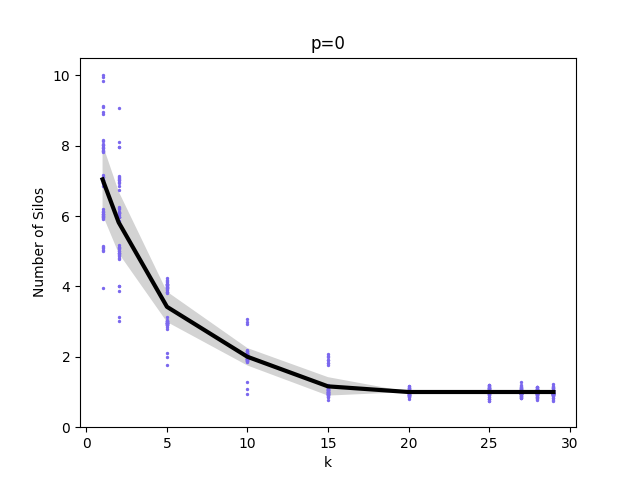

Recreate this plot in Python.
from GMMExperiment import *
import pandas as pd
import matplotlib.pyplot as plt

from tqdm import tqdm
from joblib import delayed, Parallel
import pickle

if __name__ == '__main__':
    rng = np.random.default_rng(1)
    generate = False
    save_file = 'figure3.p'
    n_replicates = 50
    T = 80

    n_agents_list = [30]

    p_mirror_list = [0]
    rag_size = 5

    sigma = 0.2
    epsilon = 1e-12

    n_neighbors_list_dict = {30: [1,2,5,10,15,20,25,27,28,29]}

    parameter_dict = {}
    results_dict = {}
    if generate:
        for n_agents in tqdm(n_agents_list):
            n_neighbors_list = n_neighbors_list_dict[n_agents]
            n_components = n_agents

            # initialization
            initial_weights = epsilon/n_components*np.ones((n_agents, n_components))
            for i in range(n_agents):
                initial_weights[i][i] = 1-epsilon
            gmm_means = np.array([i for i in range(n_agents)])
            gmm_stddev = np.array([sigma for _ in range(n_agents)])
            """
            gmm_weights_history = experiment(T, p_mirror, n_neighbors, 
                                             rag_size, initial_weights, 
                                             gmm_means, gmm_stddev,
                                             seed=rng.spawn(1))
            """
            parameter_dict[n_agents] = {}
            results_dict[n_agents] = {}
            for p_mirror in tqdm(p_mirror_list):
                parameter_dict[n_agents][p_mirror] = {}
                results_dict[n_agents][p_mirror] = {}
                for n_neighbors in tqdm(n_neighbors_list):
                    interaction_parameters = (p_mirror, n_neighbors, rag_size)

                    parameter_list = []
                    for _ in range(n_replicates):
                        initial_gmm_parameters = (initial_weights, gmm_means, 
                                                  gmm_stddev)
                        parameter_list.append(initial_gmm_parameters)
                    f = lambda x: experiment(T, p_mirror, n_neighbors, rag_size, 
                                             initial_weights, gmm_means, 
                                             gmm_stddev)
                    parameter_dict[n_agents][p_mirror][n_neighbors] = parameter_list
                    results_dict[n_agents][p_mirror][n_neighbors] = Parallel(
                        n_jobs=-1)(delayed(f)(x) 
                        for x in parameter_dict[n_agents][p_mirror][n_neighbors])
        pickle.dump(results_dict, open(save_file, 'wb'))
    else:
        df = pd.read_pickle('figure3.p')
        T = 80
        n_agents = 30
        p = 0.0
        k = 10
        # Compute siloes at each time step
        OUTPUT = []
        for p in [0.0]:
            for k in [1,2,5,10,15,20,25,27,28,29]:
                for v in np.arange(50):
                    gmm_weights_history = df[30][p][k][v]
                    IDs = []
                    for t in range(T+1):
                        ids = []
                        for i in range(n_agents):
                            ids.append(np.argmax(gmm_weights_history[t][i]))
                        IDs.append(ids)
                    IDs = pd.DataFrame(IDs)

                    output = [p,k,v,len(set(IDs.iloc[-1])),len(set(IDs.iloc[-2])),len(set(IDs.iloc[-3])),len(set(IDs.iloc[-4]))
                              ,len(set(IDs.iloc[-5])),np.sum(IDs.iloc[-1]==IDs.iloc[-2])/n_agents,np.sum(IDs.iloc[-2]==IDs.iloc[-3])/n_agents
                              ,np.sum(IDs.iloc[-3]==IDs.iloc[-4])/n_agents,np.sum(IDs.iloc[-4]==IDs.iloc[-5])/n_agents]
                    OUTPUT.append(output)
        stat = pd.DataFrame(OUTPUT)
        stat.columns = ['p','k','Replicate','#Silos_T','#Silos_T-1','#Silos_T-2','#Silos_T-3','#Silos_T-4'
                ,'Stability_T','Stability_T-1','Stability_T-2','Stability_T-3']

        # Plot
        df1 = stat[stat['p'] == 0]
        K = df1['k'].values
        Silos = df1['#Silos_T'].values + np.random.normal(0,0.1,len(K))
        mean = pd.DataFrame(np.array(df1.groupby('k').agg({'#Silos_T':'mean'})))[0].values
        se = pd.DataFrame(np.array(df1.groupby('k').agg({'#Silos_T':'std'})/np.sqrt(50)))[0].values
        print(5*se)
        top = mean + 5*se
        bottom = mean - 5*se

        plt.plot([1,2,5,10,15,20,25,27,28,29], mean, 'k-', linewidth=3)
        plt.fill_between([1,2,5,10,15,20,25,27,28,29], bottom, top, facecolor='lightgray')
        plt.scatter(K, Silos, c='mediumslateblue', s=2)
        plt.ylim(0,10.5)
        plt.title('p=0')
        plt.xlabel('k')
        plt.ylabel('Number of Silos')
        plt.savefig('figure3.png')
        plt.show()

        
